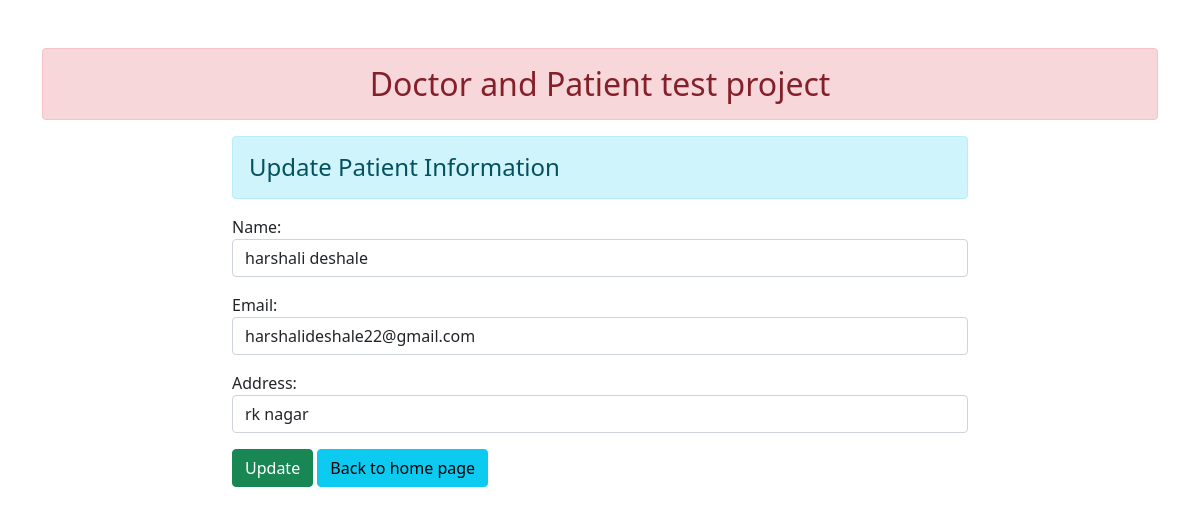
The app's page /5/ with its own data.
### patient/models.py (models this page shows)
class User(models.Model):
	name =  models.CharField(max_length=50)
	email = models.EmailField(max_length=100)
	address = models.CharField(max_length=50)

### patient/views.py (the view, shortened to what this page needs)
# urls.py: path('<int:id>/', views.UserUpdateView.as_view(), name="updatedata"),
class UserUpdateView(View):
	def get(self, request, id):
	  pi = User.objects.get(pk=id)
	  fm = PatientRegistration(instance=pi)
	  return render(request, 'patient/updatepatient.html', {'form':fm})

### patient/forms.py
class PatientRegistration(forms.ModelForm):
	class Meta:
		model = User
		fields = ['name', 'email', 'address']
		widgets = {
		'name': forms.TextInput(attrs={'class':'form-control'}),
		'email': forms.EmailInput(attrs={'class':'form-control'}),
		'address': forms.TextInput(attrs={'class':'form-control'}),
		}

### patient/templates/patient/updatepatient.html (shortened to what this page needs)
{% extends 'patient/base.html' %}
{% block content %}
<div class="row">
	<div class="col-sm-8 offset-2">
		<h4 class="alert alert-info">Update Patient Information</h4>
		<form action="" method="POST">
			{{form.as_p}}
			<input type="submit" class="btn btn-success" value="Update">
			<a href="{% url 'addandshow' %}" class="btn btn-info">Back to home page</a>
		</form>
	</div>
</div>
{% endblock content %}

### records on screen
User: name "harshali deshale", email "harshalideshale22@gmail.com", address "rk nagar"
